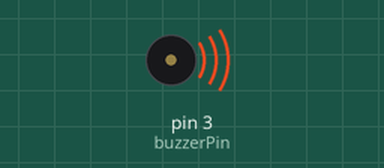
A sketch run on a simulated Arduino Uno, built with avr-gcc and run on an emulated ATmega328P. Shown: buzzer (waves = sounding).

Above: at 1.4 s.
At 27.57 s:
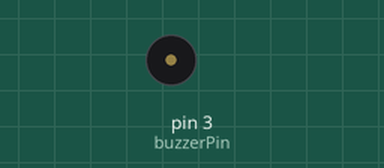
Timing chart, 0 to 30.0 s (numbered marks = the images above):
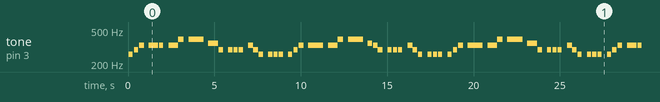

The sketch:

passive_buzzer_without_pwm.ino
```cpp
const int buzzerPin = 3;

void setup() {
  pinMode(buzzerPin, OUTPUT);
}

const int DO = 1910;
const int RE = 1695;
const int MI = 1505;
const int FA = 1430;
const int SOL = 1270;
const int LA = 1130;
const int SI = 1005;

const int SHORT = 250;

void playNote(int noteFrequencyInUs) {
  unsigned long startTime = millis();
  while(millis() - startTime < SHORT) {
    digitalWrite(buzzerPin, HIGH);
    delayMicroseconds(noteFrequencyInUs);
    digitalWrite(buzzerPin, LOW);
    delayMicroseconds(noteFrequencyInUs);
  }
  delay(50);
}

void loop() {
  playNote(DO);
  playNote(RE);
  playNote(MI);
  delay(SHORT);
  playNote(MI);
  playNote(MI);
  playNote(MI);
  delay(SHORT);
  playNote(MI);
  playNote(FA);
  playNote(SOL);
  delay(SHORT);
  playNote(SOL);
  playNote(SOL);
  playNote(SOL);
  delay(SHORT);
  playNote(FA);
  playNote(MI);
  playNote(RE);
  delay(SHORT);
  playNote(RE);
  playNote(RE);
  playNote(RE);
  delay(SHORT);
  playNote(MI);
  playNote(RE);
  playNote(DO);
  delay(SHORT);
  playNote(DO);
  playNote(DO);
  playNote(DO);
  delay(SHORT);
}
```

Measured:
- by itself, tone on pin 3 (buzzerPin): plays 261 Hz for 0.24 s, 294 Hz for 0.24 s, 331 Hz for 0.28 s, 331 Hz for 0.56 s, 331 Hz for 0.24 s, 331 Hz for 0.56 s … (266 notes in this stretch)
